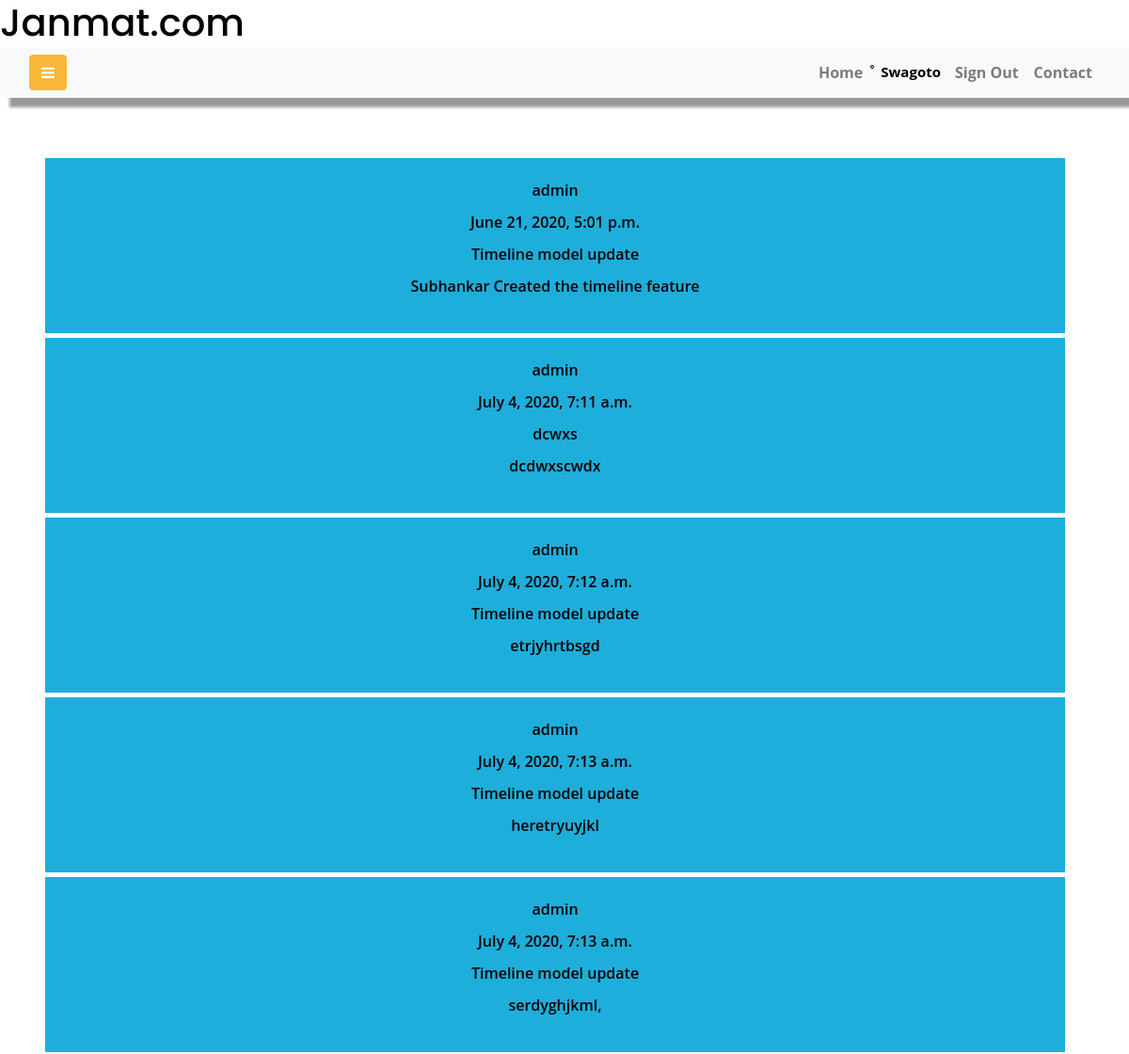
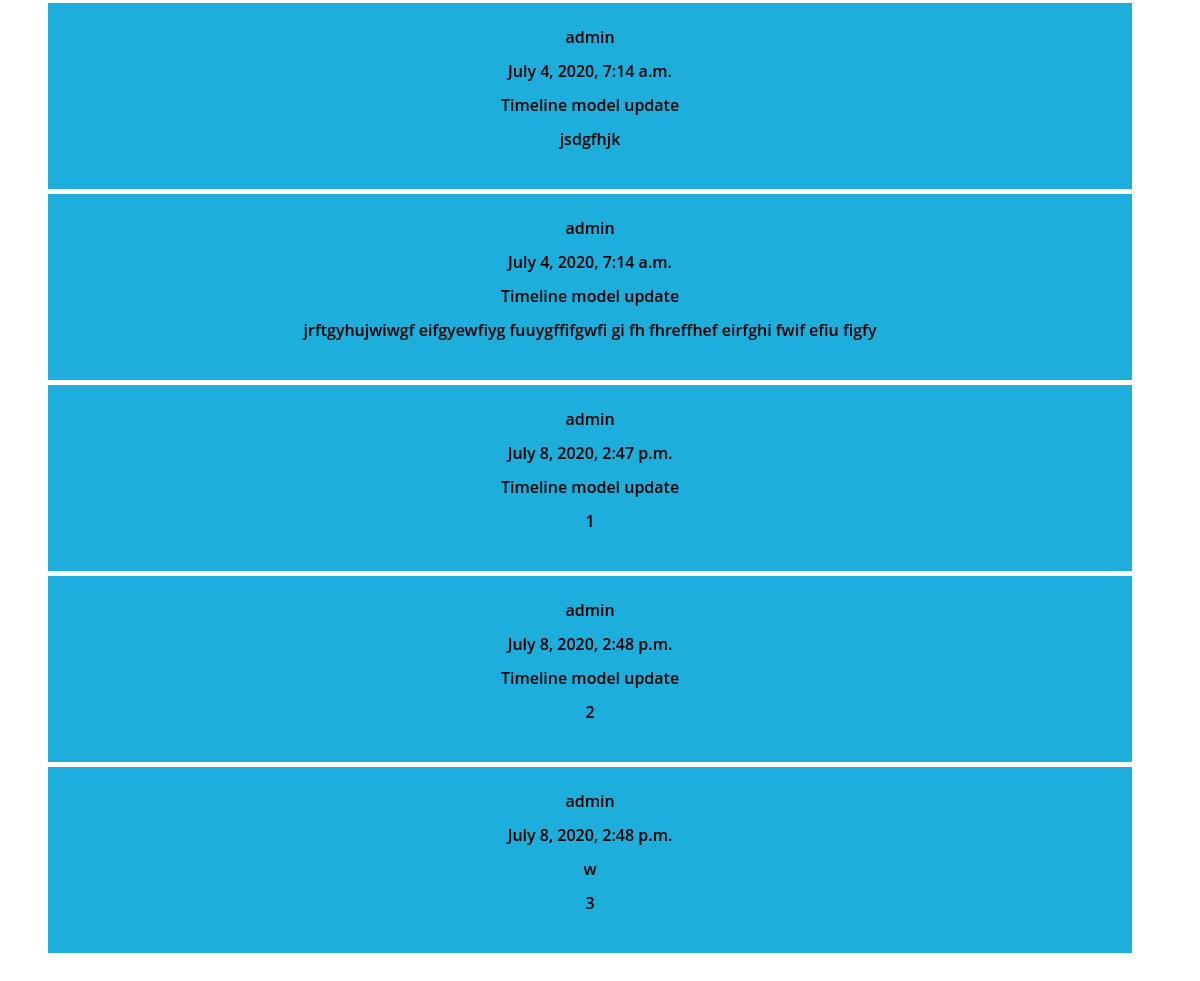
Screenshot of / (signed in) with the database file from the repository (2 pictures, top to bottom).
### jmat/models.py (models this page shows, shortened)
class Timeline(models.Model):
    user = models.ForeignKey(User, on_delete=models.CASCADE)
    date_time = models.DateTimeField(auto_now=True )  #This one works exact time of current
    news_header = models.CharField(max_length=500)
    news = models.TextField('Message Field')
    class Meta:
        db_table="Timeline"

### jmat/views.py (the view, shortened to what this page needs)
# urls.py: 2. Add a URL to urlpatterns:  path('', views.home, name='home')
def home(request):
    if request.method == 'GET':  # http://127.0.0.1:8000/
        context = chellenge_list_context(request)
        context.update(user_credential(request))
        return render(request, 'timeline.html', context=context)
    context = chellenge_list_context(request)
    context.update(user_credential(request))
    return render(request, 'timeline.html', context=context)

### jmat/views.py (called while the page is built)
def user_credential(request):
    if request.session.has_key('is_logged'):
        user = User.objects.get(username=request.session['username'])
        userProfile = UserProfile.objects.get(
            user=User.objects.get(username=user))
        firstName = user.first_name
        lastName = user.last_name
        profileImage = userProfile.profile_image
        if profileImage == "":
            profileImage = False
        user_context = {
            'user':   user,
            'userProfile':   userProfile,
            'firstName':   firstName,
            'lastName':   lastName,
            'profileImage':   profileImage
        }
        return user_context
    return {}

def chellenge_list_context(request):
    timeline = timelineOBJ(request)
    chellenge_list = Chellenge.objects.all()
    context = {
        'timeline': timeline,
        'chellenge_list':   chellenge_list,
    }
    return context

def timelineOBJ(request):
    timeline_obj = Timeline.objects.all()
    page = request.GET.get('page', 1)
    paginator = Paginator(timeline_obj, 10)
    try:
        timeline = paginator.page(page)
    except PageNotAnInteger:
        timeline = paginator.page(1)
    except EmptyPage:
        timeline = paginator.page(paginator.num_pages)
    return timeline

### jmat/templates/timeline.html (shortened to what this page needs)
{% extends 'base.html' %} {% load static %} {% block timeline %}
<div class="infinite-container" style="padding-left: 20px;">
  {% for content in timeline %}
  <div class="infinite-item">
    <p>{{ content.user }}</p>
    <p>{{ content.date_time }}</p>
    <p>{{ content.news_header }}</p>
    <p>{{ content.news }}</p>
  </div>
  {% endfor %}
</div>
 {% endblock %}

### jmat/templates/base.html (shortened to what this page needs)
<!DOCTYPE html>
{% load static %}
<html lang="en">
  <head>
    <link
      rel="stylesheet"
      href="https://stackpath.bootstrapcdn.com/font-awesome/4.7.0/css/font-awesome.min.css"
    />
    <link rel="stylesheet" href="{% static 'css/style.css' %}" />
    <link
      rel="stylesheet"
      href="https://stackpath.bootstrapcdn.com/bootstrap/4.5.0/css/bootstrap.min.css"
    />
    <link rel="stylesheet" href="{% static 'signIn/css/style.css' %}">
  </head>
  <body
    style="
        background: url('{% static 'img/bg1.jpg' %}');
      background-size: cover;
      background-repeat: no-repeat;
      background-attachment: fixed;
    "
  >
    <div class="wrapper d-flex align-items-stretch">
      <div class="fixed-top d-flex bg-white">
        <header><h1>Janmat.com</h1></header>
      </div>
      <div id="content" class="p-4 p-md-5" style="margin-top: 120px;">
        <nav
          class="navbar fixed-top navbar-expand-lg navbar-light bg-light"
          style="margin-top: 50px;"
        >
          <div class="container-fluid">
            <button type="button" id="sidebarCollapse" class="btn btn-primary">
              <i class="fa fa-bars"></i>
            </button>
            <div class="collapse navbar-collapse" id="navbarSupportedContent">
              <ul class="nav navbar-nav ml-auto">
                <li class="nav-item">
                  <a class="nav-link" href="/">Home</a>
                </li>
                {% if user.is_authenticated %}
              <li class="nav-item">
                {% if profileImage == "False" %}
                <img src="{% static 'img/pi.jpg' %}" alt="no pic" class="profile" data-toggle="modal"
                  data-target="#exampleModal" />
                {% else %}
                <img id="Myimg" src="{{profileImage.url}}" alt="" class="profile" data-toggle="modal"
                  data-target="#exampleModal" />
                {% endif %}
              </li>
                <li
                  class="nav-item"
                  style="
                    font-size: 15px;
                    padding: 7px;
                    font-weight: bold;
                    color: black;
                    text-align: center;
                  "
                >
                  {{firstName}}
                </li>
                <li class="nav-item">
                  <a class="nav-link" href="{% url 'signoutPage' %}"
                    >Sign Out</a
                  >
                </li>
                {% endif %}
                <li class="nav-item">
                  <a class="nav-link" data-toggle="modal" data-target="#contact" href="#">Contact</a>
                </li>
              </ul>
            </div>
          </div>
        </nav>
        {% block timeline %} {% endblock %} {% block vote %} {% endblock %}
      </div>
    </div>
  </body>
</html>

### jmat/static/signIn/css/style.css (style rules this page uses)
a { color: inherit; text-decoration: none; }

### jmat/templates/base.html (style rules this page uses)
.infinite-item, .loading { margin-bottom: 5px; background-color: #1eaedb; color: #fff; text-align: center; padding: 25px 0; }

### rows the page displays
Timeline: user "admin", date_time "June 21, 2020, 5:01 p.m.", news_header "Timeline model update", news "Subhankar Created the timeline feature"
Timeline: user "admin", date_time "July 4, 2020, 7:11 a.m.", news_header "dcwxs", news "dcdwxscwdx"
Timeline: user "admin", date_time "July 4, 2020, 7:12 a.m.", news_header "Timeline model update", news "etrjyhrtbsgd"
Timeline: user "admin", date_time "July 4, 2020, 7:13 a.m.", news_header "Timeline model update", news "heretryuyjkl"
Timeline: user "admin", date_time "July 4, 2020, 7:13 a.m.", news_header "Timeline model update", news "serdyghjkml,"
Timeline: user "admin", date_time "July 4, 2020, 7:14 a.m.", news_header "Timeline model update", news "jsdgfhjk"
Timeline: user "admin", date_time "July 4, 2020, 7:14 a.m.", news_header "Timeline model update", news "jrftgyhujwiwgf eifgyewfiyg fuuygffifgwfi gi fh fhreffhef eirfghi fwif efiu figfy"
Timeline: user "admin", date_time "July 8, 2020, 2:47 p.m.", news_header "Timeline model update", news "1"
Timeline: user "admin", date_time "July 8, 2020, 2:48 p.m.", news_header "Timeline model update", news "2"
Timeline: user "admin", date_time "July 8, 2020, 2:48 p.m.", news_header "w", news "3"

### other values shown
{{ firstName }} "Swagoto"
